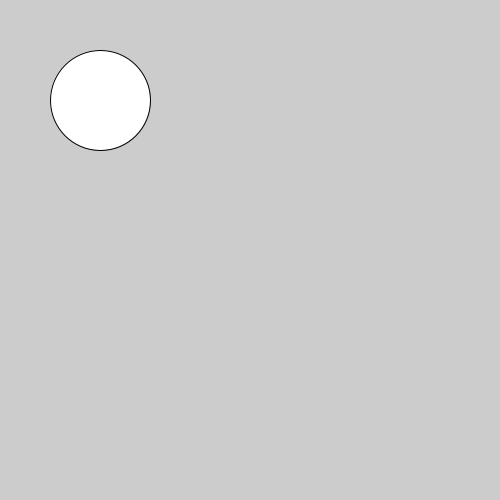
Frame 1 (no input)
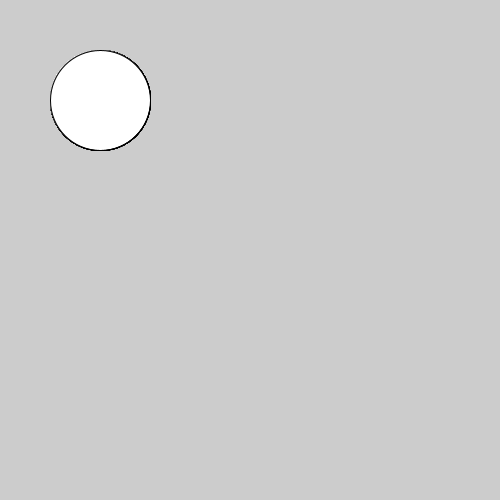
Frame 60 (the mouse pressed at the canvas centre just before this capture)
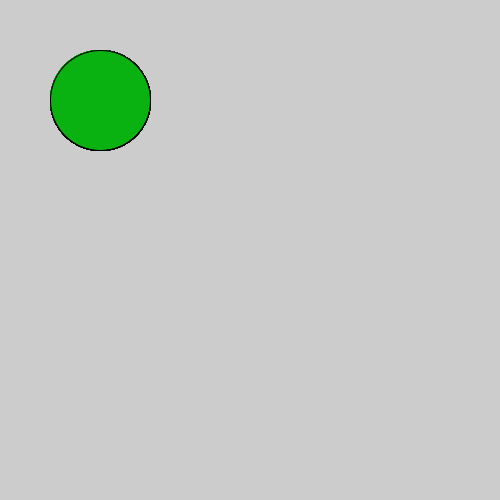
Frame 120 (the mouse held since frame 60 and released just before this capture)

The Processing sketch that drew these frames (run headless with seeded random() and noise(); from frame 60 on, the mouse is pressed at the canvas centre):

// Processing sketch: Logical_Dot
// ── Logical_Dot.pde
void setup() {
  size(500,500);
}
void draw(){
  if(mousePressed){
fill(#09B210);
  }
ellipse(100,100,100,100);
}
